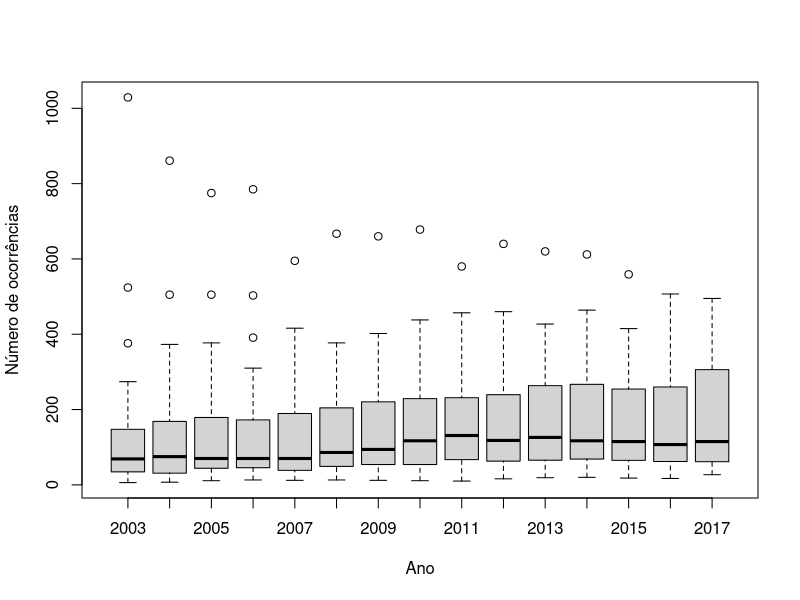
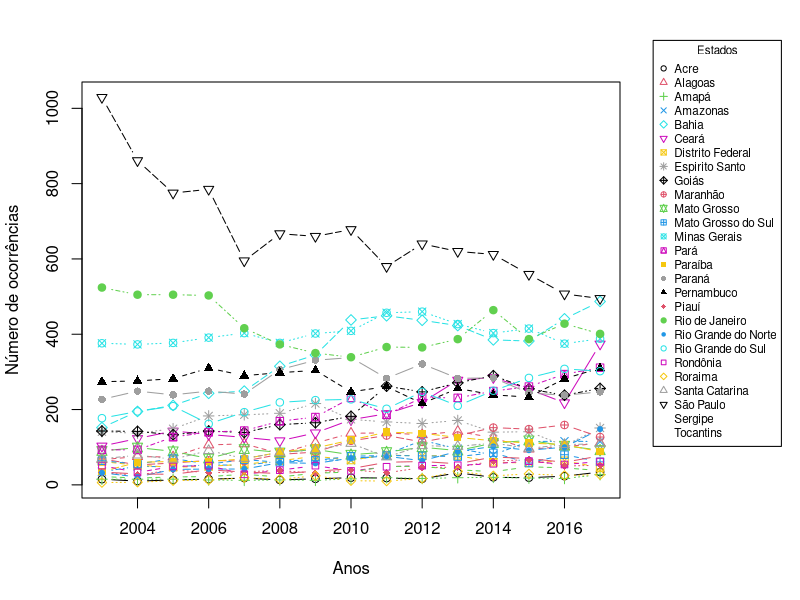
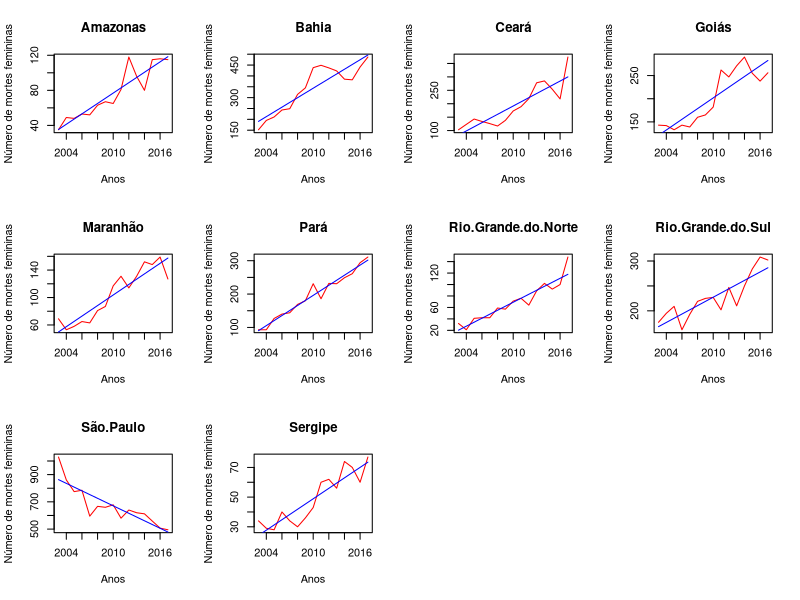
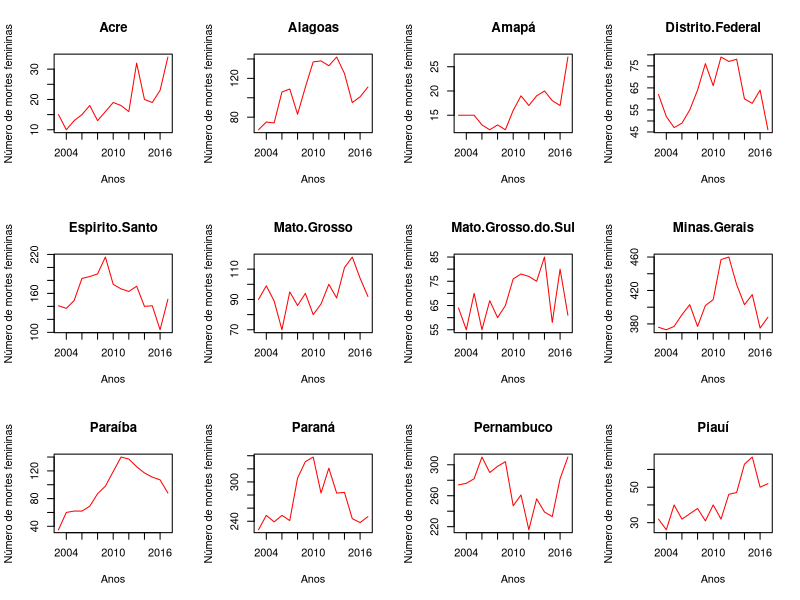
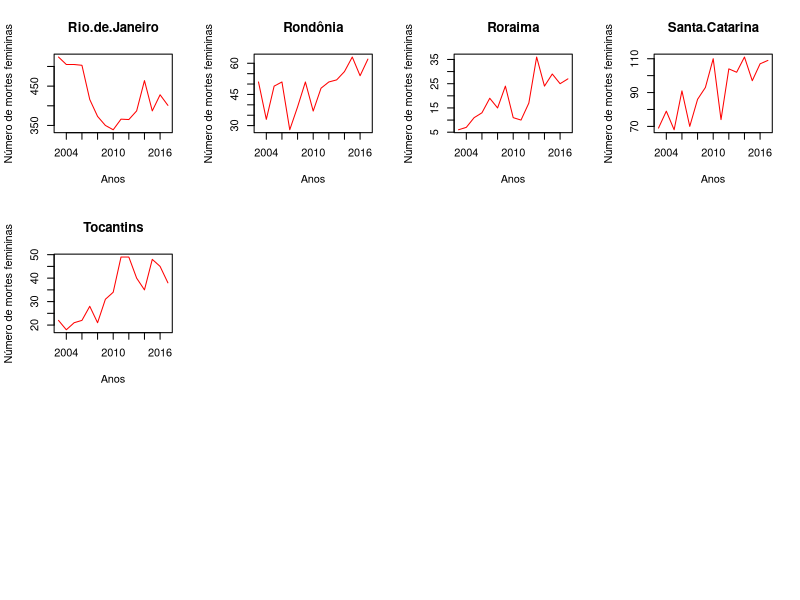

Write R code to recreate these figures, in order.
#leitura dos arquivos
arquivogeral <- read.csv2("Artigo.csv")
arquivo <- read.csv2("Artigo2.csv")

sink("dadosboxplot.txt") #cria um arquivo com os dados do boxplot


#Cria boxplot
colnames(arquivogeral)[2:16] <- c(2003:2017)
box<-boxplot(arquivogeral[-28,-c(1,17)],ylab="Número de ocorrências",
        xlab="Ano") #faz o boxplot com legendas
print(box$stats) #imprime os dados do boxplot
  
par(mar=c(5.1, 4.1, 4.1, 9), xpd=TRUE) #define as margens


#cria um gráfico de comparações 
matplot(c(2003:2017),
  t(arquivogeral[-28,2:16]),
  type="b",
  pch=c(1:27),
  col=c(1:27),
  xlab="Anos",
  ylab="Número de ocorrências")

legend("topright",
  inset=c(-0.3,-0.1), 
  legend=arquivogeral[-28,1], 
  pch = 1:27,
  title="Estados",
  col=1:27,
  cex=0.7)

# Vai criar um PDF com a regressão de cada Estado
pdf(file="Imagem.pdf")
par(mfrow=c(3,4)) #define o número de linha e colunas
j<-2
sink("arquivos.txt")
for(i in 2:28)
{
  modelo <- lm(arquivo[,i]~arquivo$X)

  #imprime os dados em um arquivo
  print(colnames(arquivo[j]))
  print(summary(modelo)$coefficients[,1]) #imprime os coeficientes
  cat("R-Squared: ", summary(modelo)$r.squared) #imprime o r²
  cat("\nAdjusted R-Squared: ", summary(modelo)$adj.r.squared) #imprime o r² ajustado
  cat("\n\n====================\n\n")


  if(summary(modelo)$adj.r.squared>=0.7) #caso seja maior que 0,7
  {

    #cria o gráfico com a reta da tendencia
    plot(
      arquivo[,i]~arquivo$X
      ,col="red"
      ,pch=16
      ,type='l'
      ,main = colnames(arquivo[j])
      # ,cex.main=3
      ,xlab="Anos"
      ,ylab="Número de mortes femininas"
    )
    curve(
      coef(modelo)[1] + coef(modelo)[2]*x
      ,add=T
      ,col="blue"
    )
    
  }
  j=j+1

}
dev.off() #fecha arquivo

j<-2

#Vai criar um PDF com a regressão de cada Estado
pdf(file="R2MenorQue70.pdf")
par(mfrow=c(3,4))

for(i in 2:28)
{
  modelo <- lm(arquivo[,i]~arquivo$X)
  if(summary(modelo)$adj.r.square<0.7)
  {
    plot(
      arquivo[,i]~arquivo$X
      ,col="red"
      ,pch=16
      ,type='l'
      ,main = colnames(arquivo[j])
      # ,cex.main=3
      ,xlab="Anos"
      ,ylab="Número de mortes femininas"
    )
  }

  j=j+1;
}


dev.off()
sink()
